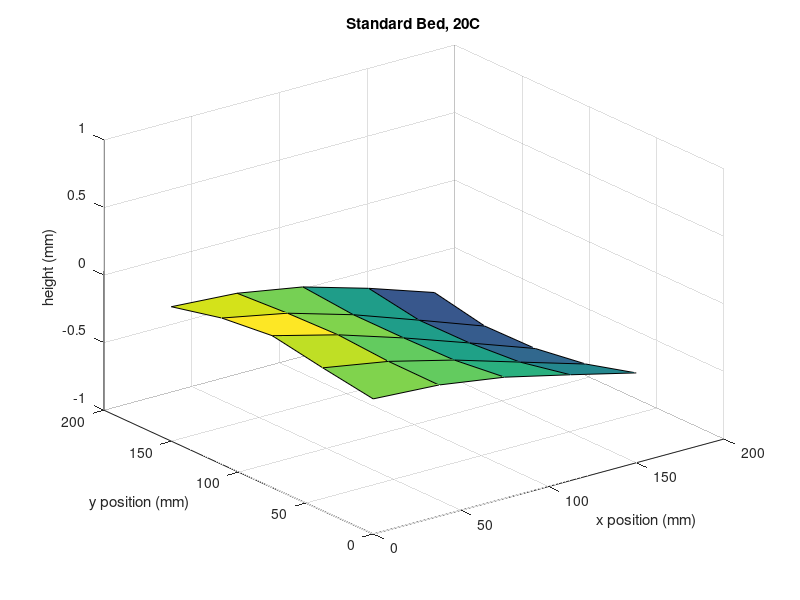

The MATLAB source for this figure:
X = [0, 37.5, 75, 112.5, 150, 0, 37.5, 75, 112.5, 150, 0, 37.5, 75, 112.5, 150,0, 37.5, 75, 112.5, 150,0, 37.5, 75, 112.5, 150,];
Y = [0, 0, 0, 0, 0, 37.5, 37.5, 37.5, 37.5, 37.5, 75, 75, 75, 75, 75, 112.5, 112.5, 112.5, 112.5, 112.5, 150, 150, 150, 150, 150];
Z = [0, -.029, -.103, -.217, -.335, .058, -.026, -.148, -.295, -.441, .124, -.001, -.156, -.325, -.498, .083, -.013, -.156, -.328, -.504, -.005, -.037, -.122, -.264, -.427  ];
xr = reshape(X, 5, 5);
yr = reshape(Y, 5, 5);
zr = reshape(Z, 5, 5);
surf(xr, yr, zr)
zlim([-1 1])
xlabel('x position (mm)')
ylabel('y position (mm)')
zlabel('height (mm)')
title("Standard Bed, 20C");
